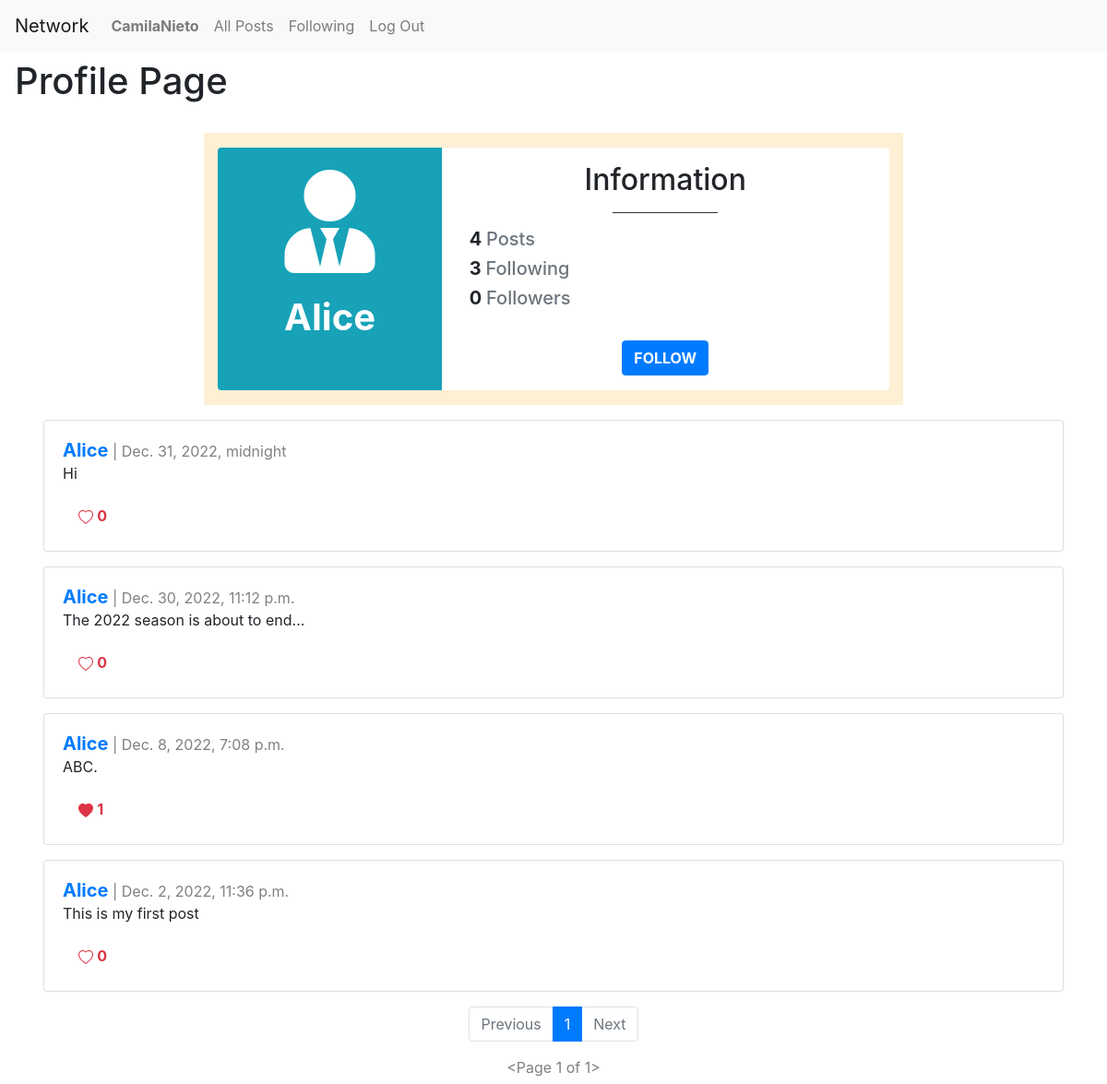
The page /profilePage/user1 (signed in) on the database its author committed.
### network/models.py (models this page shows, shortened)
class User(AbstractUser):
    pass

class Post(models.Model):
    author = models.ForeignKey("User", on_delete=models.CASCADE, related_name="user")
    description = models.CharField(max_length=1000)
    timestamp = models.DateTimeField(auto_now_add=True)

### network/views.py (the view)
# urls.py: path("profilePage/user<int:user_id>", views.profilePage, name="profilePage"),
def profilePage(request, user_id):
    user = User.objects.get(pk=user_id) # User from the card
    posts = Post.objects.filter(author=user).order_by("id").reverse()
    following = Follow.objects.filter(user=user)
    follower = Follow.objects.filter(followedUser=user)
    try:
        checkingFollow = follower.filter(user=User.objects.get(pk=request.user.id))
        if len(checkingFollow) != 0:
            isFollowing = True
        else:
            isFollowing = False
    except:
        isFollowing = False
    totalLikes = Like.objects.all()
    postsLiked = []
    try:
        for like in totalLikes:
            if like.user.id == request.user.id:
                postsLiked.append(like.post.id)
    except:
        postsLiked = []
    p = Paginator(posts, 10)
    pageNumber = request.GET.get('page')
    postsPage = p.get_page(pageNumber)
    return render(request, "network/profile.html", {
        "posts": posts,
        "p": p,
        "postsPage": postsPage,
        "username": user.username,
        "userProfile": user,
        "following": following,
        "follower": follower,
        "isFollowing": isFollowing,
        "postsLiked": postsLiked,
        "totalLikes": totalLikes
    })

### network/templates/network/profile.html (shortened to what this page needs)
{% extends "network/layout.html" %}
{% block body %}
<div class="main-title">
    <h1>Profile Page</h1>
</div>
<div class="main-content">
    <div class="row d-flex justify-content-center">
        <div class="col-md-10 col-lg-8 mt-3" style="background: #fdf0d5">
            <div class="row">
                <div class="col-sm-4 bg-info rounded-left">
                    <div class="card-block text-center text-white">
                        <i class="fas fa-user-tie fa-7x mt-4"></i>
                        <h1 class="font-weight-bold mt-4">{{username}}</h1>
                    </div>
                </div>
                <div class="col-sm-8 bg-white rounded-right">
                    <h2 class="mt-3 text-center">Information</h2>
                    <hr class="badge-dark w-25">
                    <div class="row">
                        <div class="col-sm-12">
                            <h5><strong>{{ p.count }} </strong><span class="text-muted"> Posts</span></h5>
                        </div>
                        <div class="col-sm-12">
                            <h5><strong>{{ following.count }} </strong><span class="text-muted">Following</span></h5>
                        </div>
                        <div class="col-sm-12">
                            <h5><strong>{{ follower.count }} </strong><span class="text-muted">Followers</span></h5>
                        </div>
                    </div>
                    {% if user.is_authenticated and user != userProfile %}
                        {% if isFollowing %}
                            <form action="{% url 'unfollow' %}" method="post">
                                {% csrf_token %}
                                <div class="row d-flex justify-content-center">
                                    <input type="hidden" name="userProfile" value="{{ userProfile }}">
                                    <button id="newPostButton" type="submit" name="unfollowButton"
                                        class="btn btn-danger">
                                        <strong>UNFOLLOW</strong>
                                    </button>
                                </div>
                            </form>
                        {% else %}
                            <form action="{% url 'follow' %}" method="post">
                                <div class="row d-flex justify-content-center">
                                    <button id="newPostButton" type="submit" name="followButton"
                                        class="btn btn-primary">
                                        <strong>FOLLOW</strong>
                                    </button>
                                </div>
                            </form>
                        {% endif %}
                    {% endif %}
                </div>
            </div>
        </div>
    </div>
    {% for post in postsPage %}
    <div class="row">
        <div class="col">
            <div class="card h-100" id="post-grid">
                <div class="card-body">
                    <h5 style="display: inline" class="card-title"><a href="{% url 'profilePage' user_id=post.author.id %}"><strong>{{ post.author }}</strong></a></h5>
                    <div style="display: inline; color: gray;" class="card-date"> | {{ post.timestamp }}</div>
                    <p class="card-text" id="description{{post.id}}">{{ post.description }}</p>
                    <div class="card-buttonsContainer">
                        {% if user.is_authenticated %}
                            {% if post.id in postsLiked %}
                            <div align="left" class="card-button">
                                <button id="heartButton{{post.id}}" onClick="likeHandler('{{ post.id }}', '{{postsLiked}}', '{{post.post_like.count}}')" type="submit" name="heartButton" class="btn btn-outline-danger heartButton">
                                    <svg xmlns="http://www.w3.org/2000/svg" width="16" height="16" fill="currentColor"
                                        class="bi bi-heart-fill" viewBox="0 0 16 16">
                                        <path fill-rule="evenodd"
                                            d="M8 1.314C12.438-3.248 23.534 4.735 8 15-7.534 4.736 3.562-3.248 8 1.314z" />
                                    </svg>
                                    <strong>{{ post.post_like.count }}</strong>
                                </button>
                            </div>
                            {% else %}
                            <div align="left" class="card-button">
                                <button id="heartButton{{post.id}}" onClick="likeHandler('{{ post.id }}', '{{postsLiked}}', '{{post.post_like.count}}')" type="submit" name="heartButton" class="btn btn-outline-danger heartButton">
                                    <strong>{{ post.post_like.count }}</strong>
                                </button>
                            </div>
                            {% endif %}
                        {% endif %}
                    </div>
                </div>
            </div>
        </div>
    </div>
    {% endfor %}
    <nav aria-label="...">
        <ul class="pagination d-flex justify-content-center">
            {% if postsPage.has_previous %}
                <li class="page-item">
                    <a class="page-link" href="?page={{ postsPage.previous_page_number }}">Previous</a>
                </li>
            {% else %}
                <li class="page-item disabled">
                    <a class="page-link">Previous</a>
                </li>
            {% endif %}
            {% for pageNumber in postsPage.paginator.page_range %}
                {% if postsPage.number == pageNumber %}
                    <li class="page-item active" aria-current="page">
                        <a class="page-link">{{pageNumber}}</a>
                    </li>
                {% else %}
                    <a href="?page={{ pageNumber }}" class="page-link">
                        {{ pageNumber }}
                    </a>
                {% endif %}
            {% endfor %}
            {% if postsPage.has_next %}
                <li class="page-item">
                    <a class="page-link" href="?page={{ postsPage.next_page_number }}">Next</a>
                </li>
            {% else %}
                <li class="page-item disabled">
                    <a class="page-link">Next</a>
                </li>
            {% endif %}
        </ul>
    </nav>
    <div class="d-flex justify-content-center" style="color: gray;" class="card-date">{{ postsPage }}</div>
</div>
{% endblock %}

### network/templates/network/layout.html (shortened to what this page needs)
{% load static %}
<!DOCTYPE html>
<html lang="en">
    <head>
        <link rel="stylesheet" href="https://stackpath.bootstrapcdn.com/bootstrap/4.4.1/css/bootstrap.min.css">
        <link rel="stylesheet" href="https://cdn.jsdelivr.net/npm/bootstrap-icons@1.10.2/font/bootstrap-icons.css">
        <link rel="stylesheet" href="https://use.fontawesome.com/releases/v5.8.2/css/all.css">
        <link href="{% static 'network/styles.css' %}" rel="stylesheet">
    </head>
    <body>
        <nav class="navbar navbar-expand-lg navbar-light bg-light">
            <a class="navbar-brand" href="{% url 'index' %}">Network</a>
            <div>
              <ul class="navbar-nav mr-auto">
                {% if user.is_authenticated %}
                    <li class="nav-item">
                        <a class="nav-link" href="{% url 'profilePage' user_id=user.id%}"><strong>{{ user.username }}</strong></a>
                    </li>
                {% endif %}
                <li class="nav-item">
                  <a class="nav-link" href="{% url 'index' %}">All Posts</a>
                </li>
                {% if user.is_authenticated %}
                    <li class="nav-item">
                        <a class="nav-link" href="{% url 'following' %}">Following</a>
                    </li>
                    <li class="nav-item">
                        <a class="nav-link" href="{% url 'logout' %}">Log Out</a>
                    </li>
                {% endif %}
              </ul>
            </div>
          </nav>
        <div class="body">
            {% block body %}
            {% endblock %}
        </div>
    </body>
</html>

### network/static/network/styles.css (style rules this page uses)
.row { margin: 1em 0em; }
.card-button { display: inline; margin: 0em .3em; }
.main-title { margin: .5em 1em; }
.main-content { margin: .4em 2em; }
.heartButton { border: none; }
#newPostButton { margin: .6em 0em 0em; }

### rows shown on the page
User: username "CamilaNieto"
User: username "Alice"
Post: author "Alice", timestamp "Dec. 31, 2022, midnight", description "Hi", post_like.count "0"
Post: author "Alice", timestamp "Dec. 30, 2022, 11:12 p.m.", description "The 2022 season is about to end...", post_like.count "0"
Post: author "Alice", timestamp "Dec. 8, 2022, 7:08 p.m.", description "ABC.", post_like.count "1"
Post: author "Alice", timestamp "Dec. 2, 2022, 11:36 p.m.", description "This is my first post", post_like.count "0"

### other values the page prints
{{ p.count }} "4"
{{ following.count }} "3"
{{ follower.count }} "0"
{{ pageNumber }} "1"
{{ postsPage }} "<Page 1 of 1>"
